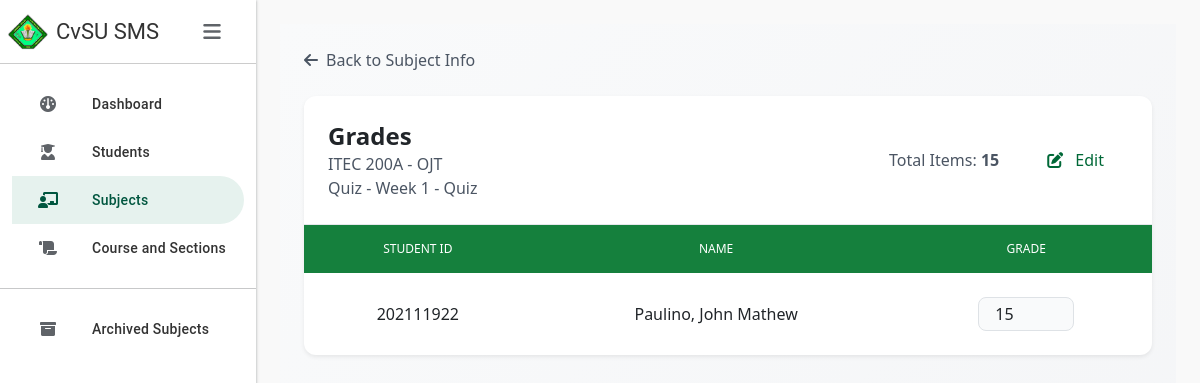
The page /activities/37/grades/ on the database its author committed.
### SMSapp/models.py (models this page shows, shortened)
class Activity(models.Model):
    activity_id = models.AutoField(primary_key=True)
    subject = models.ForeignKey(Subject, on_delete=models.CASCADE)
    activity_name = models.CharField(max_length=100)
    activity_type = models.CharField(max_length=50)
    total_items = models.IntegerField()

class Subject(models.Model):
    SEMESTER_CHOICES = [
        (1, '1st Semester'),
        (2, '2nd Semester'),
        (3, 'Summer'),
    ]
    subject_code = models.CharField(max_length=20, primary_key=True)
    subject_title = models.CharField(max_length=100)
    course = models.ForeignKey(Course, on_delete=models.CASCADE, null=True, blank=True)  # Make course optional
    school_year = models.CharField(max_length=20)
    semester = models.PositiveSmallIntegerField(choices=SEMESTER_CHOICES)
    year_level = models.PositiveSmallIntegerField()
    section = models.CharField(max_length=20)
    archive = models.BooleanField(default=False)
    archived = models.BooleanField(default=False)
    is_active = models.BooleanField(default=True)
    archived_date = models.DateTimeField(null=True, blank=True)
    class Meta:
        ordering = ['subject_code']

class StudentSubjectEnrollment(models.Model):
    student = models.ForeignKey(Student, on_delete=models.CASCADE)
    subject = models.ForeignKey(Subject, on_delete=models.CASCADE)

class Student(models.Model):
    STATUS_CHOICES = [
        ('R', 'Regular'),
        ('I', 'Irregular')
    ]
    student_id = models.CharField(max_length=20, primary_key=True)
    last_name = models.CharField(max_length=50)
    first_name = models.CharField(max_length=50)
    middle_name = models.CharField(max_length=50, blank=True, null=True)
    course = models.ForeignKey(Course, on_delete=models.SET_NULL, null=True)
    year_level = models.PositiveSmallIntegerField()
    section = models.CharField(max_length=20)
    date_added = models.DateTimeField(auto_now_add=True)
    status = models.CharField(max_length=1, choices=STATUS_CHOICES, default='R')
    objects = StudentManager()

### SMSapp/views.py (the view)
# urls.py: path('activities/<int:activity_id>/grades/', views.grades, name='grades'),
def grades(request, activity_id):
    activity = Activity.objects.select_related('subject').get(activity_id=activity_id)
    enrollments = StudentSubjectEnrollment.objects.filter(
        subject=activity.subject
    ).select_related('student').annotate(
        grade=models.Subquery(
            Grade.objects.filter(
                student=models.OuterRef('student'),
                activity=activity
            ).values('student_grade')[:1]
        )
    ).order_by('student__last_name', 'student__first_name')  # Order by last name, then first name
    context = {
        'activity': activity,
        'enrollments': enrollments,
    }
    return render(request, 'grades.html', context)

### SMSapp/templates/grades.html (shortened to what this page needs)
{% extends 'base.html' %}
{% load static %}
{% load custom_filters %}
{% block content %}
<div class="min-h-screen p-6 bg-gradient-to-br from-gray-50 to-gray-100">
    <div class="mb-6">
        <button onclick="history.back()"  class="text-gray-600 hover:text-gray-800 flex items-center gap-2">
            <i class="fas fa-arrow-left"></i>
            <span>Back to Subject Info</span>
        </button>
    </div>
    <div class="bg-white rounded-xl shadow-sm">
        <div class="p-6 border-b border-gray-200">
            <div class="flex justify-between items-center">
                <div>
                    <h1 class="text-2xl font-semibold">Grades</h1>
                    <p class="text-gray-600">{{ activity.subject.subject_code }} - {{ activity.subject.subject_title }}</p>
                    <p class="text-gray-600">{{ activity.activity_name }} - {{ activity.activity_type }}</p>
                </div>
                <div class="flex items-center gap-4">
                    <p class="text-gray-600">Total Items: <span class="font-bold">{{ activity.total_items }}</span></p>
                    <button id="editGrades"
                            class="px-4 py-2 text-[#006837] hover:bg-gray-100 rounded-lg transition-colors">
                        <i class="fas fa-edit mr-2"></i>
                        <span>Edit</span>
                    </button>
                </div>
            </div>
        </div>
            <form id="gradesForm">
                <div class="overflow-x-auto">
                    <table class="min-w-full">
                        <thead class="bg-green-700">
                            <tr>
                                <th class="px-6 py-3 text-center text-xs font-medium text-white uppercase">Student ID</th>
                                <th class="px-6 py-3 text-center text-xs font-medium text-white uppercase">Name</th>
                                <th class="px-6 py-3 text-center text-xs font-medium text-white uppercase">Grade</th>
                            </tr>
                        </thead>
                        <tbody class="divide-y divide-gray-200">
                            {% for enrollment in enrollments %}
                            <tr>
                                <td class="px-6 py-4 text-center">{{ enrollment.student.student_id }}</td>
                                <td class="px-6 py-4 text-center">{{ enrollment.student.last_name }}, {{ enrollment.student.first_name }}</td>
                                <td class="px-6 py-4 text-center">
                                    <input type="text"
                                           class="grade-input w-24 px-3 py-1 rounded-lg border border-gray-300 focus:ring-2 focus:ring-[#006837]/20 focus:border-[#006837] bg-gray-50"
                                           data-student-id="{{ enrollment.student.student_id }}"
                                           value="{{ enrollment.grade|default:'N/A' }}"
                                           readonly>
                                </td>
                            </tr>
                            {% empty %}
                            <tr>
                                <td colspan="3" class="px-6 py-4 text-center text-gray-500">No students enrolled in this subject.</td>
                                </tr>
                            {% endfor %}
                        </tbody>
                    </table>
                </div>
            </form>
    </div>
</div>
{% endblock %}

### SMSapp/templates/base.html (style rules this page uses)
:root { --gc-primary: #00563F; --gc-secondary: #E6F2EE; --gc-text: #333333; --gc-border: #CCCCCC; --gc-hover: #F5F9F7; --sidebar-width: 256px; --sidebar-collapsed-width: 72px; }
body { background-color: #f9f9f9; overflow-x: hidden; }

### rows shown on the page
Activity: subject.subject_code "ITEC 200A", subject.subject_title "OJT", activity_name "Quiz - Week 1", activity_type "Quiz", total_items "15"
StudentSubjectEnrollment: student.student_id "202111922", student.last_name "Paulino", student.first_name "John Mathew", grade "15"
